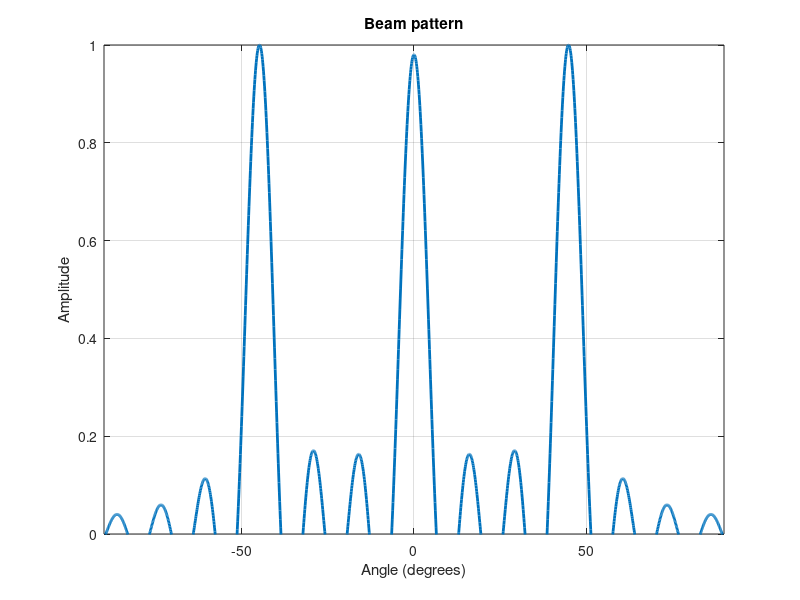

Recreate this plot in MATLAB.
% Define parameters
theta = -90:0.1:90;  % Angle range from -90 to 90 degrees
mainlobe_width = 20; % Width of the main lobe in degrees
grating_lobe_width = 20; % Width of the grating lobes in degrees

% Compute the beam pattern
mainlobe = sinc((theta / mainlobe_width) * pi); % Main lobe
grating_lobe1 = sinc(((theta - 45) / grating_lobe_width) * pi); % Grating lobe 1
grating_lobe2 = sinc(((theta + 45) / grating_lobe_width) * pi); % Grating lobe 2

% Combine the main lobe and grating lobes
beam_pattern = mainlobe + grating_lobe1 + grating_lobe2;

% Normalize the beam pattern
beam_pattern = beam_pattern / max(beam_pattern);

% Plot the beam pattern
figure;
plot(theta, beam_pattern, 'LineWidth', 2);
xlabel('Angle (degrees)');
ylabel('Amplitude');
title('Beam pattern');
grid on;
axis([-90 90 0 1]);